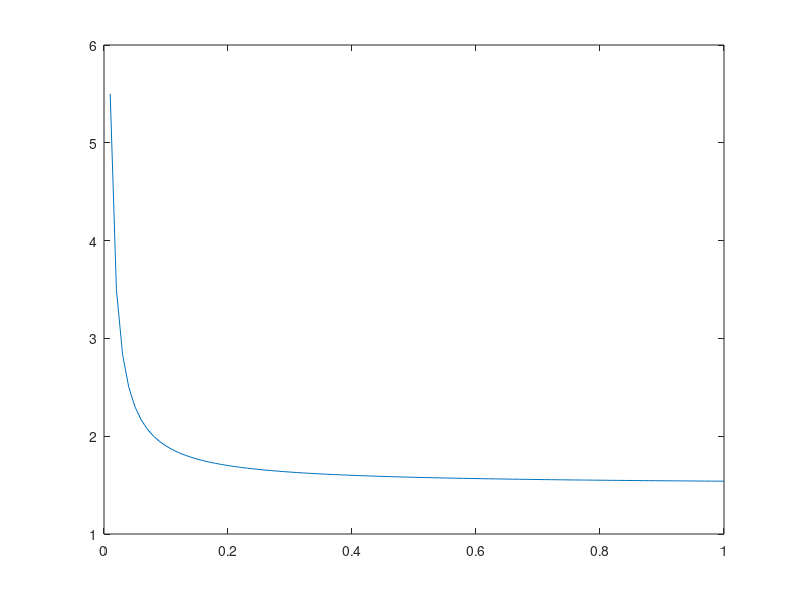

This chart was generated by the following MATLAB code:
rho = 1;
u = -2.5;
F_w = rho*u;
phi_W = 1;
phi_P = 2;
gamma = 0.1;

L = 0:.01:1;
Pe_w = rho*u.*L/gamma;




q_w = (0.5*(1 + 2./Pe_w)*phi_W + 0.5*(1 - 2./Pe_w)*phi_P);

plot(L,q_w)